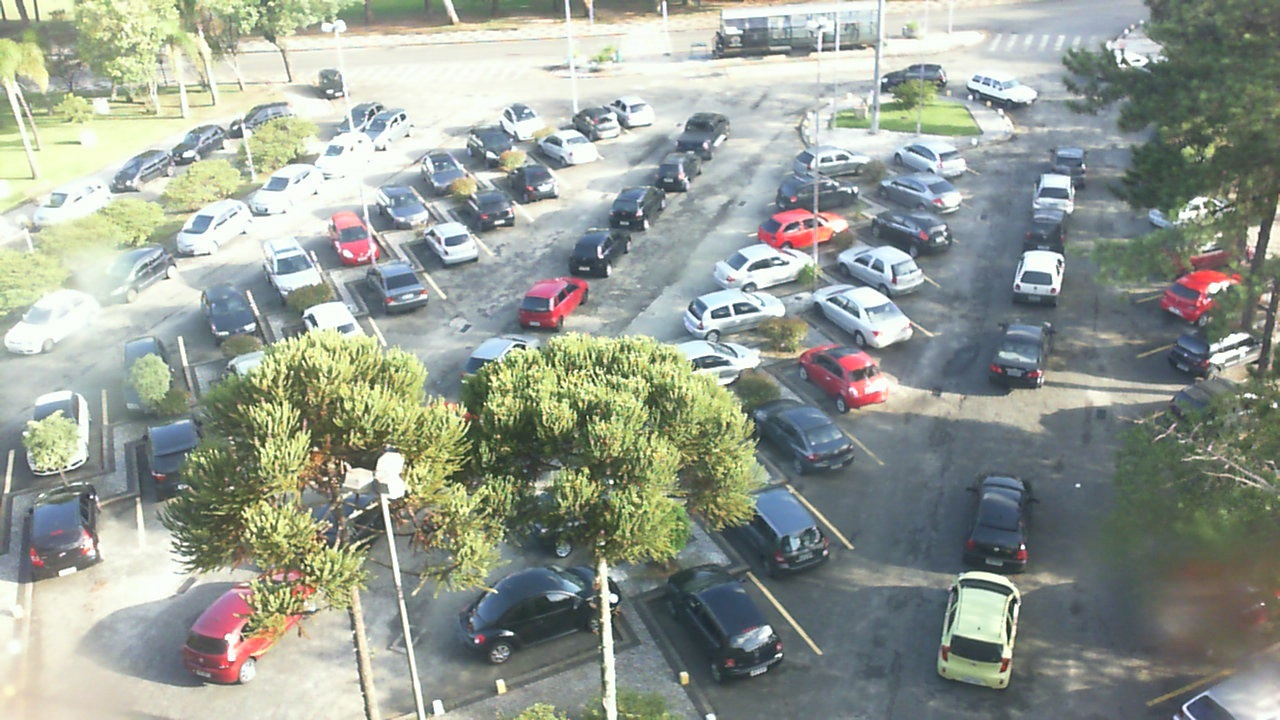
#> input picture dev/park_python/dataset_helper/pklot_UFPR04_base.jpg, 1280 x 720 px
$ python dataset_inpaint.py --path pklot_PUCR_base.jpg --mask pklot_UFPR04_base.jpg --ext pklot_UFPR04_base.jpg
#> lines starting #> are read from the running program, lines starting #| are printed output that depends on the picture
##################################################################
#        MESURE DU TAUX D'OCCUPATION DE PARKINGS A L'AIDE        #
#                       DE CAMERAS VIDEOS                        #
# -------------------------------------------------------------- #
#               Rémi Jacquemard - TB 2018 - HEIG-VD              #
#                   remi.jacquemard@heig-vd.ch                   #
#                           July 2018                            #
# -------------------------------------------------------------- #
# Used to delete regions of images from a dataset using a mask.  #
# Can be called from the command line                            #
##################################################################

import cv2 as cv
from skimage.restoration import inpaint
from skimage import io
import numpy as np
import os
import argparse

def dataset_inpaint(path, image_ext, mask_image_file):
#> called with path = 'pklot_PUCR_base.jpg', image_ext = 'pklot_UFPR04_base.jpg', mask_image_file = 'pklot_UFPR04_base.jpg'
    OUTPUT_IMAGE_SUFFIX = "_masked"

    mask = cv.imread(mask_image_file, 0)
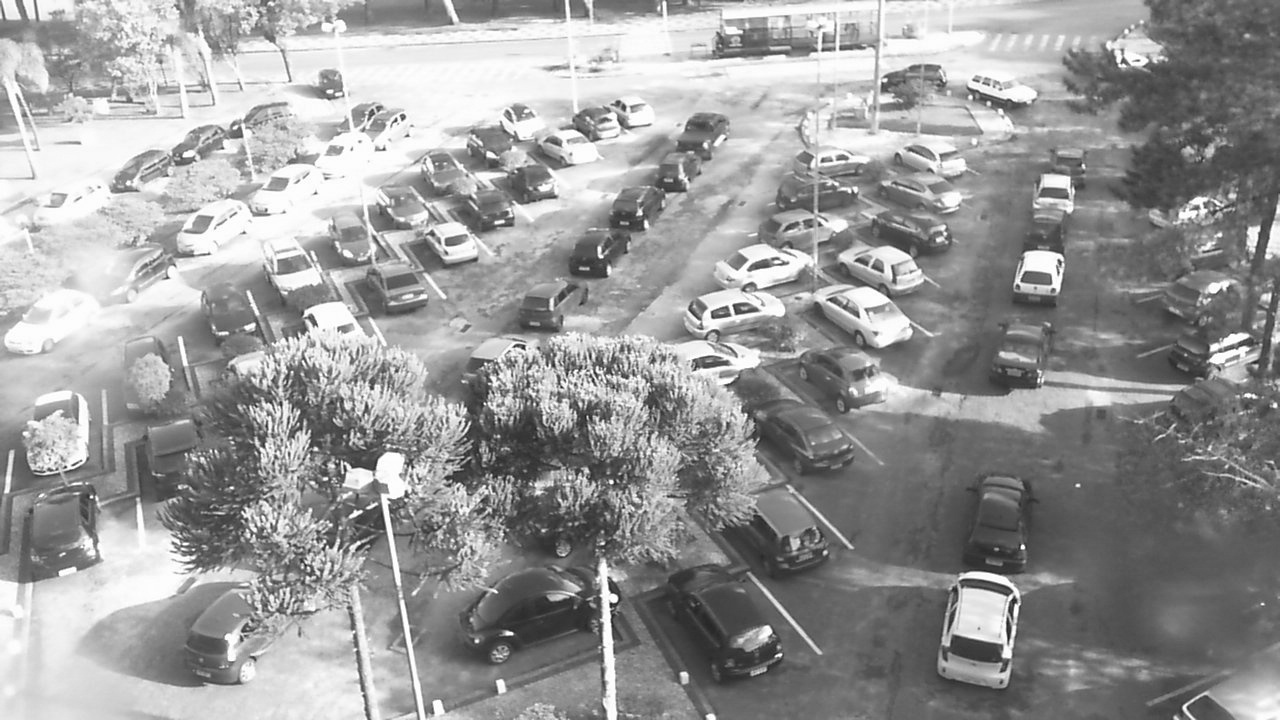
#> mask: shape (720, 1280); min 23, max 255, mean 153.4

    for root, _, files in os.walk(path) :
        for f in files:
            if f.endswith(image_ext):
                absolute_path = os.path.join(root, f)
                image = cv.imread(absolute_path)

                # processing file
                dst = cv.inpaint(image, mask, 3, cv.INPAINT_TELEA)

                output_file = "{}{}{}".format(absolute_path[:-len(image_ext)], OUTPUT_IMAGE_SUFFIX, image_ext)
                io.imsave(output_file, dst)


parser = argparse.ArgumentParser("dataset inpaint")
parser.add_argument("-p", "--path", nargs=1, help="the path to the image to mask", type=str, required=True)
parser.add_argument("-m", "--mask", nargs=1, help="the path to the mask image", type=str, required=True)
parser.add_argument("-e", "--ext", nargs=1, help="the extension of the images to mask", type=str, required=True)

if __name__ == '__main__':
    args = parser.parse_args()
    path = args.path[0]
    mask = args.mask[0]
    ext = args.ext[0]

    dataset_inpaint(path, ext, mask)

$ run again, on dev/park_python/dataset_helper/pklot_UFPR05_base.jpg
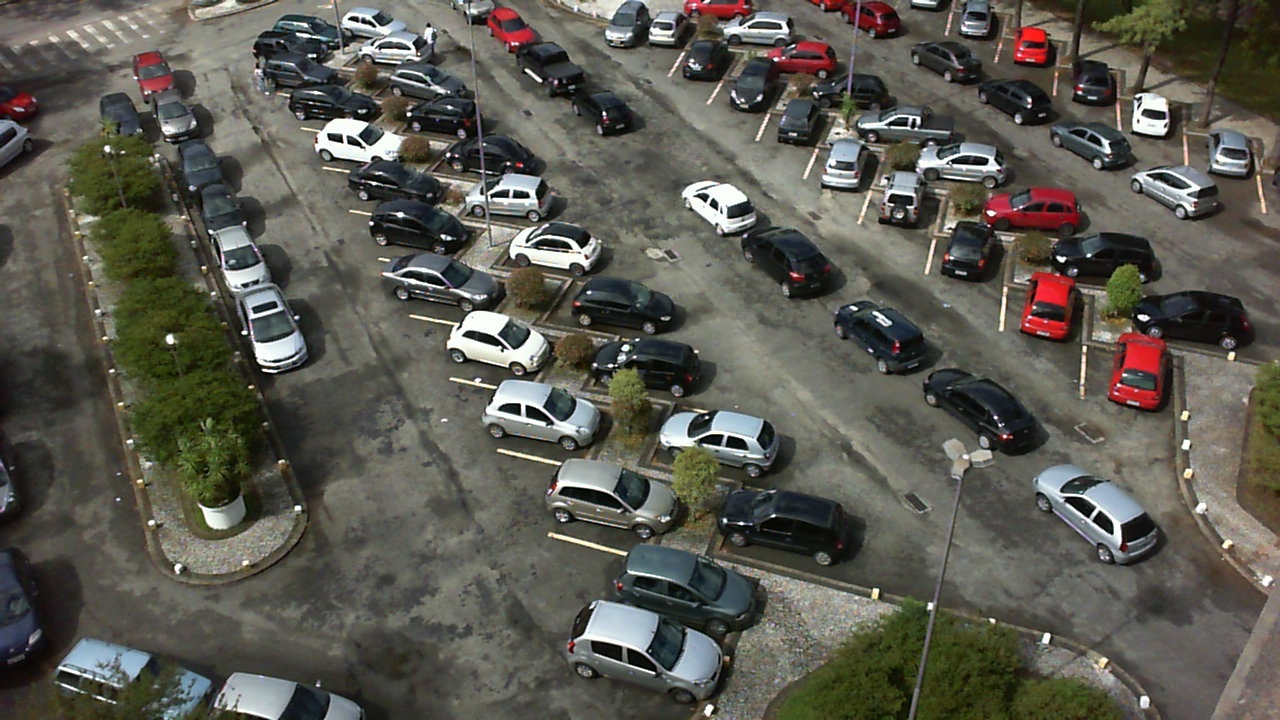
#> input picture dev/park_python/dataset_helper/pklot_UFPR05_base.jpg, 1280 x 720 px
#> in dataset_inpaint, `mask = cv.imread(mask_image_file, 0)`:
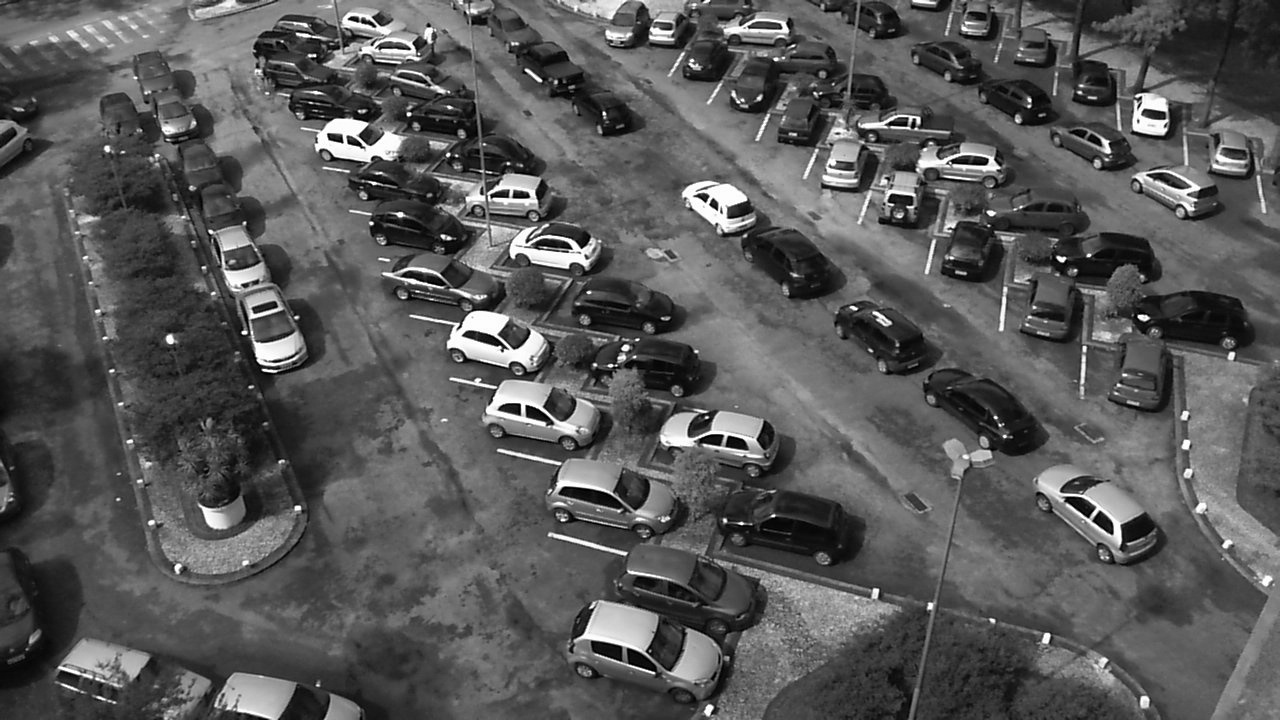
#> mask: shape (720, 1280); min 0, max 255, mean 88.5
